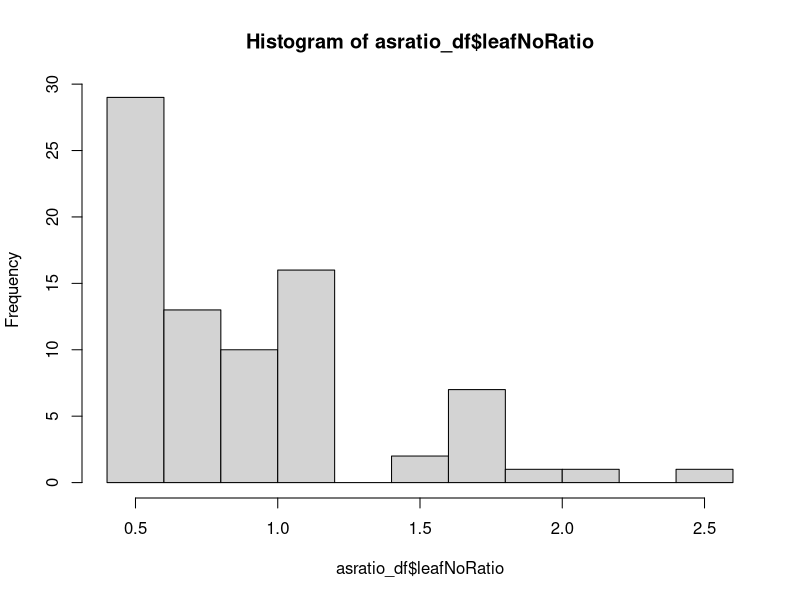
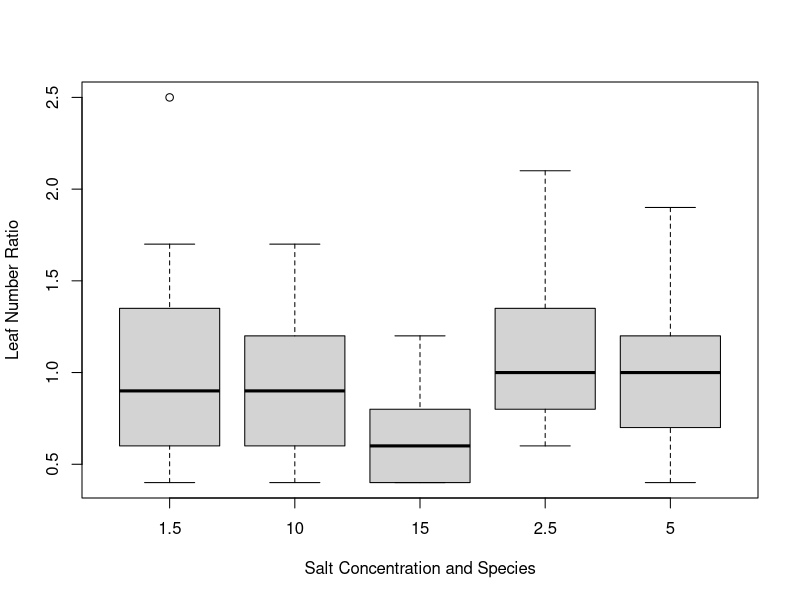
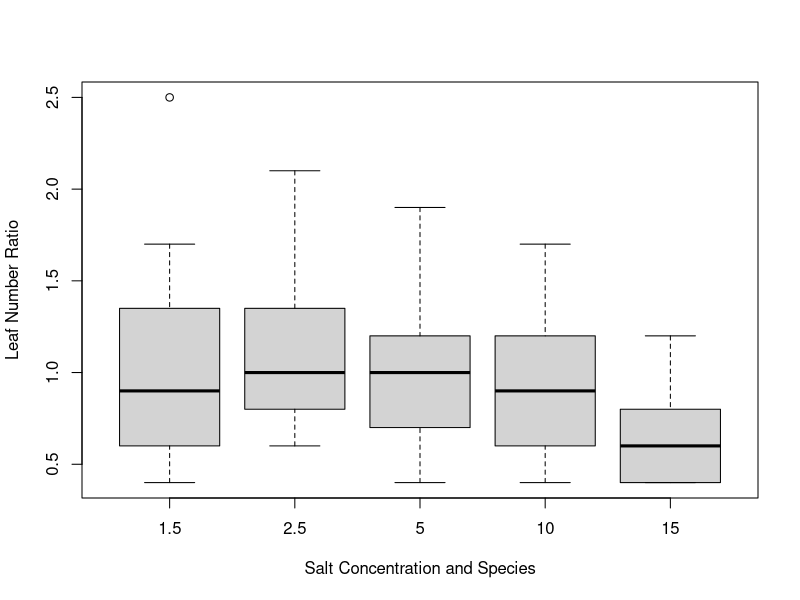
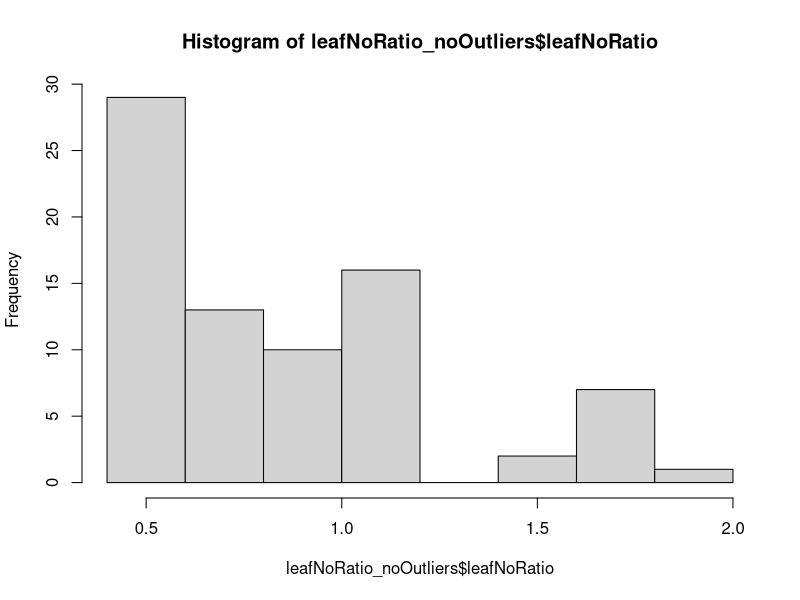
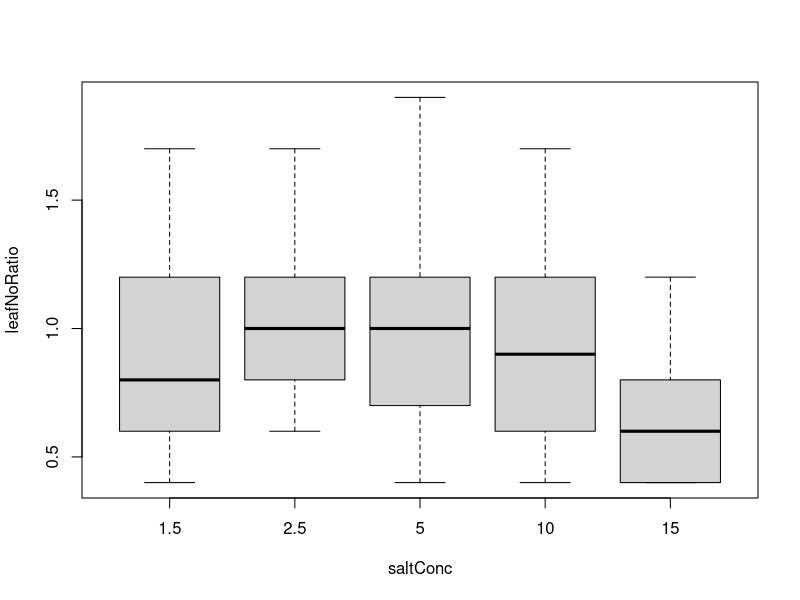
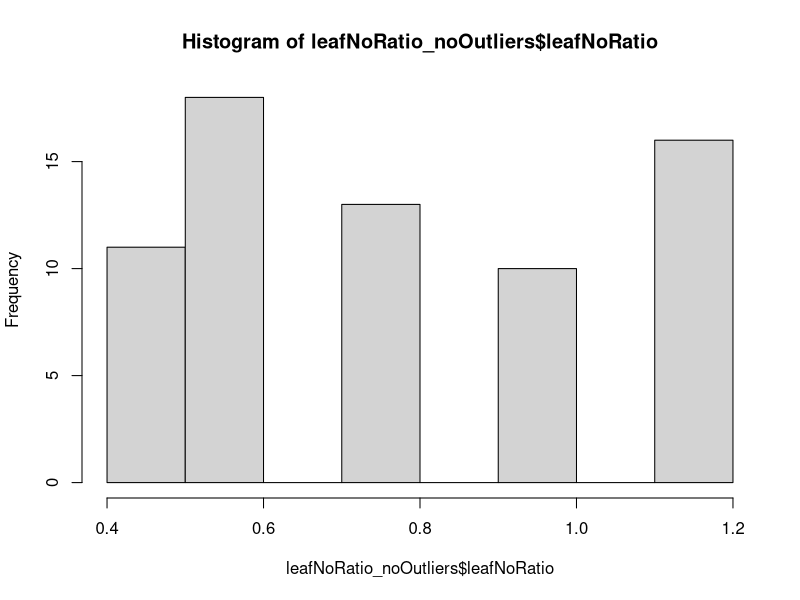
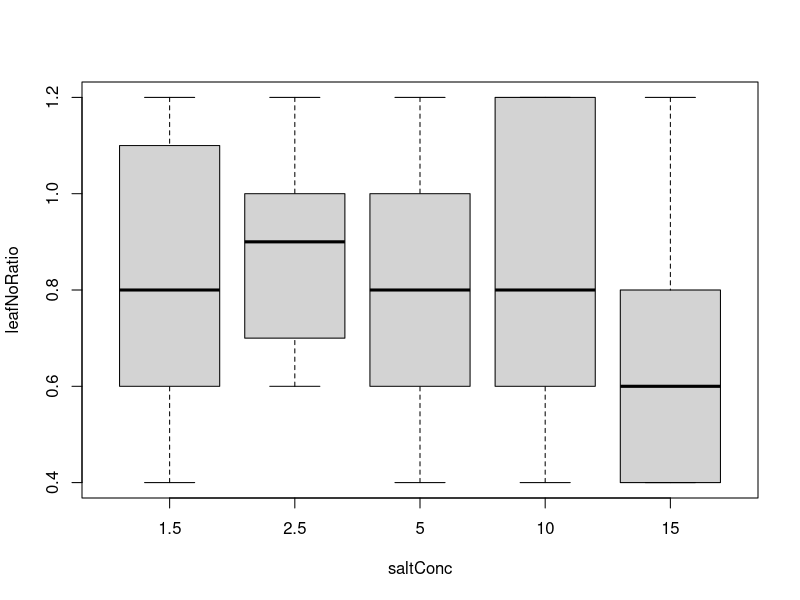
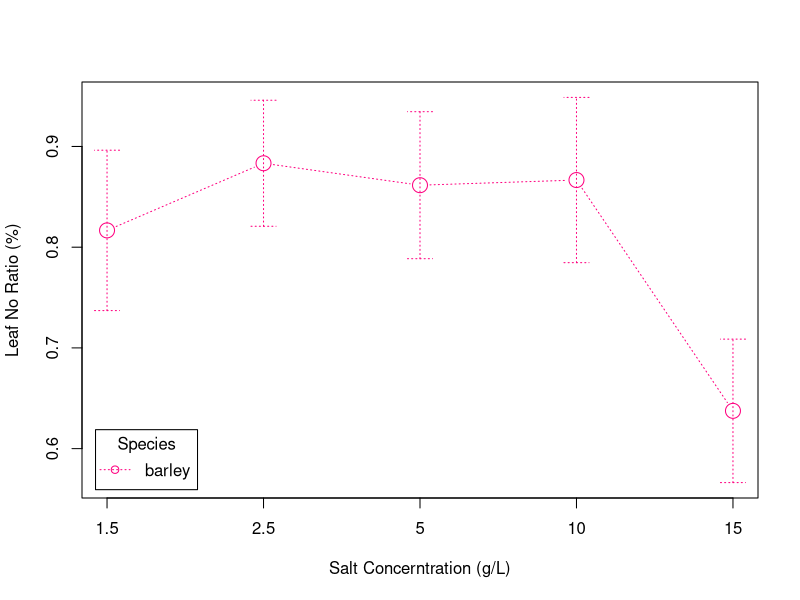

Write R code to recreate these figures, in order.
# ******************************************************************************

###                     Rex and Sof's Salinity Workshop                      ###

# ******************************************************************************

# ******************************************************************************

# Salinity Data Analysis ----------------

# ******************************************************************************

# first, we're going to clear the data from our global environment, so we have a 
# fresh start

rm(list = ls())


# Let's import our data. If working on a Flinders Uni computer, 
###put it on your U drive or you WILL lose all your work!

# the folder we are working in is called our "working directory". It is good 
# convention to keep everything you're working on in this folder. You can check 
# you're using the correct working directory by using 
getwd()

# if the working directory isn't the folder you want to use, you can use 
# setwd("xxxx enter filepath here xxx") # to set your working directory. 
# your data should be saved in your working directory folder. You can then easily
# access this data:

all_data <- na.omit(data.frame(read.csv("Salinity_data.csv")))  
# read.csv will import the data from our working directory
head(all_data) 
# note that we now have all_data in our global environment, which is ##### observations 
# of #### variables

# and we can check that everything looks right
str(all_data)
summary(all_data)

# To standardise our results, we have calculated each variable as 
# a ratio of the mean of the control. 
# We are going to analyse the response variables leaf_no_ratio, shoot_height_ratio, 
# root_length_ratio, fw_shoot_root_ratio, dw_shoot_root_ratio, shoot_moisture, and root_moisture.


# Before we get into it, let's make sure our data is formatted so that we can work 
# with it easily. This can be tedious, but saves time in the long run

# Let's assign all of the variables we're going to use to their own object. 

species <- all_data$species
saltConc <- as.character(all_data$salt_conc) 
# salt concentration would automatically be numerical, we want it to be character, because we're 
# using it as a categorical variable.
leafNoRatio <- all_data$leaf_no_ratio
shootHtRatio <- all_data$shoot_height_ratio
rootLnRatio <- all_data$root_length_ratio
fwShootRoot <- all_data$fw_shoot_root_ratio
dwShootRoot <- all_data$dw_shoot_root_ratio
shootMoist <- all_data$shoot_moisture
rootMoist <- all_data$root_moisture
totMoist <- all_data$total_moisture

# While we do this, we're going to exclude the controls for the "leaf number-", 
# "shoot height-" and "root length (ratio to control mean)" variables. We're going 
# to combine them into dataframes with the species and salt concentration
# because we want to make sure we have the same number of observations for each of these variables.

asratio_df1 <- cbind.data.frame(species, saltConc, leafNoRatio, shootHtRatio, rootLnRatio)
asratio_df <- asratio_df1[asratio_df1$saltConc>0,] 
# this will ensure that all salt concentrations in this dataframe are greater than 0
                             
# we can get the summary for any of these variables and see the datatypes, etc
summary(asratio_df)
str(asratio_df)

# and we can check how many replicates we have for each treatment
table(asratio_df$species, asratio_df$saltConc)

# and we'll just make a dataframe of the rest of the variables, because it makes 
# plotting easier down the track:
alldata_df <- cbind.data.frame(species, saltConc, fwShootRoot, dwShootRoot, 
                               shootMoist, rootMoist, totMoist)

### remember, we have TWO DATA FRAMES  - one with the ratios, one with the remainder of 
##the variables - which means that you don't find fwShootRoot in asratio_df, for example!

# Next, we need to perform some assumption testing. This is like checking in the 
# pantry to see what ingredients you have. If you have eggs, flour, milk, and sugar, 
# you can make a cake. If you have eggs, milk, bacon and cheese
# you can make an omelette. We want to do a one-way ANOVA, but we need to check 
# that we have all of the ingredients, first. 
# The assumptions (ingredients) of an ANOVA are:
#     > normally distributed data
#     > homogeneity of variances
#     > data are independent (we know our data are independent because the plants 
# were grown in their own pots, and don't influence each other either way.)


# Leaf Number as a Ratio of Control Mean ----------------------------------

# first, we're going to analyse the plant's leaf number as a ratio to the mean control in 
# response to salinity level.

# Let's check our assumptions:

### Assumption 1: data are normally distributed
# The central limit theorem tells us that When we have a sample size large enough 
# (n > 30), the sampling distribution will be normal, regardless of the distribution 
# of the data. However, it's good practice to report your assumption testing in 
# your statistical methods section. 
# We are going to use the Shapiro-Wilk method to test normality. 
# the null hypothesis is that sample distribution is normal. If the test is significant, 
# the distribution is non-normal. 
# If our p-value is > 0.05, we can assume that our data is normally distributed.

# We just extract the column needed from our relevant dataset, and we can do this 
# within the shapiro.test function
shapiro.test(asratio_df$leafNoRatio)
#Is this normal? 

# we can visually assess distribution using histograms 
hist(asratio_df$leafNoRatio)


# if we compare the results from our normality tests with our histograms, we can 
# see whether our data are normally distributed or how badly the data are not normal, in this case.

# Sometimes, to bring our data closer to normality, we can remove some outliers. In this year's experiments, it's particularly relevant because some plants grew so quick that they developed far more leaves than would be expected. You can see this in the histogram already.

# We need to explore this visually using boxplots, for both our species and our salt concentration. 

# we're going to use the package 'RcmdrMisc' to make some plots to visualise our group differences. This first needs
#installing like so:

#install.packages("RcmdrMisc")
library(RcmdrMisc)
library(dplyr)
library(ggpubr)


#plot leaf number as ratio to control mean by groups "salt concentration"
# colour box plot by second group "species"

boxplot(leafNoRatio ~ saltConc, data = asratio_df,
        xlab = "Salt Concentration and Species",
        ylab = "Leaf Number Ratio"
        ) ### Here the data on the x-axis is out of order, 
          ###so we will re-arrange the data

# Define the desired order for saltConc
desired_salt_order <- c("1.5", "2.5", "5", "10", "15")
#Reorder the factor levels in the data frame
asratio_df$saltConc <- factor(asratio_df$saltConc, levels = desired_salt_order)
#Verify the new order
levels(asratio_df$saltConc)

boxplot(leafNoRatio ~ saltConc, data = asratio_df,
        xlab = "Salt Concentration and Species",
        ylab = "Leaf Number Ratio"
)

# In this case, we can see that there are some outliers present. Generally, outliers
# are classed as numbers outside of 1.5 * the interquartile range. 
# we are going to remove these outliers. Make sure to give justification for this removal in your methods section.

# first, we work out what our first and third quartiles are for our data:
quartiles <- quantile(asratio_df$leafNoRatio, probs=c(.25, .75), na.rm = FALSE)
# and determine the interquartile range (IQR) 
IQR <- IQR(asratio_df$leafNoRatio)

# Then we find our lower and upper limits:
Lower <- quartiles[1] - 1.5*IQR
Upper <- quartiles[2] + 1.5*IQR 

# and reassign any data above the lower threshold and below the upper threshold to a new dataframe, 
# which we will use for the analysis.
leafNoRatio_noOutliers <- filter(asratio_df, leafNoRatio > Lower & leafNoRatio < Upper )


# let's check how many replicates we have for each, now

table(leafNoRatio_noOutliers$species, leafNoRatio_noOutliers$saltConc)

# After relevant outliers are removed, we can then re-test for normality using our Shapiro-Wilk tests.
shapiro.test(leafNoRatio_noOutliers$leafNoRatio)

# we still have a significant p-value, but let's check out our histogram and plot data points
hist(leafNoRatio_noOutliers$leafNoRatio)

desired_salt_order <- c("1.5", "2.5", "5", "10", "15")
leafNoRatio_noOutliers$saltConc <- factor(leafNoRatio_noOutliers$saltConc, levels = desired_salt_order)
levels(leafNoRatio_noOutliers$saltConc)

boxplot(leafNoRatio ~ saltConc, data = leafNoRatio_noOutliers, 
        xlab = "saltConc",
        ylab = "leafNoRatio"
)

# looks pa bit better but the histogram shows us that there are clearly some huge outliers above 1.4 that are probably still plants that underwent a growth spurt that made their leaf growth totally different to the othe plants. These are not comparable to all the other plants, which is why we here decide to remove them. 

#NB: we don't remove the outliers because they are inconvenient - we have a good biological reason to exclude them. It is extremely important to be transparent and have a good reason for outlier removal, otherwise you are just massaging your data! So make sure you include the reason for the removal in your write-up.

leafNoRatio_noOutliers <- filter(asratio_df, leafNoRatio < 1.4 )

# Re-test for normality using our Shapiro-Wilk tests. It's still not great
shapiro.test(leafNoRatio_noOutliers$leafNoRatio)

# But our histogram now shows that the values are all more or less part of the same distribution. Because ANOVAs are relatively robust to violations of non-normality, we will choose to continue here but just make sure you mention that the normality criterion was violated.
hist(leafNoRatio_noOutliers$leafNoRatio)

boxplot(leafNoRatio ~ saltConc, data = leafNoRatio_noOutliers, 
        xlab = "saltConc",
        ylab = "leafNoRatio"
)


### Assumption 2: variances are homogeneous

# the Levene's test for Homogeneity of Variance (in the 'car' package) will tell us if our variances are homogeneous - 
# that is, that all population variances are equal. A p - value < 0.05 will suggest that variances are significantly 
# different and that this assumption has been violated
# install.packages("car")
library(car) # access the car package

#run the test. Again, the test is highly significant but there is not much we can do about this. We will report these data as having violated both assumptions and keep going with that precaution.
leveneTest(leafNoRatio ~ species*saltConc, data = leafNoRatio_noOutliers)

### one-way ANOVA

# now that we have the ingredients (kind of), let's bake our lovely ANOVA cake!
# the null hypotheses for a one-way ANOVA are:
#       > there is no _difference_ in the means of factor A (barley and what don't have different mean leaf numbers)
#       > there is no _difference_ in the means of factor B (plants don't have different mean leaf numbers across salt concentrations)
#       > there is no _interaction_ between factor A and B. (i.e. the difference in leaf numbers in a salt concentration does not depend on whether we are looking at barley or wheat)
# if the p-value for our ANOVA is <0.05, we reject the null, and find that there 
# is a significant difference or interaction.
# If you get the following error "Error in leafNoRatio ~ saltConc : non-numeric argument to binary operator"
# you need to run this code: leafNoRatio_noOutliers$saltConc <- as.numeric(leafNoRatio_noOutliers$saltConc)

leafno.aov <- aov(leafNoRatio ~ saltConc, data = leafNoRatio_noOutliers)
summary(leafno.aov)


 # But what does this mean? To get a feeling for this, we can generate some summary statistics for our response data, depending on our two factors. This has nothing to do with the ANOVA but it allows you to look at the magnitudes of difference between means.
require("dplyr")
group_by(leafNoRatio_noOutliers, species, saltConc) %>%
  summarise(count = n(),mean = mean(leafNoRatio, na.rm = TRUE),
            sd = sd(leafNoRatio, na.rm = TRUE))

# the ANOVA tells us that there are differences group means, but we don't know 
# which pairs of groups are different. We can use a Tukey multiple pairwise comparisons 
# test to see where these differences lie. Since we only have two species, 
# only need to do this for our salt concentrations:


TukeyHSD(leafno.aov, which = "saltConc")
# when interpreting the output, diff: difference between means of the two groups, 
# lwr & upr: the lower and the upper end point of the confidence interval at 95%, 
# p adj: p-value after adjustment for the multiple comparisons.


### let's graph it!

# To visualise our data (and for our report), we need to generate a means plot.
# we are going to plot our response variable by groups "saltConc", and use the colours to show the species.
# we add error bars using mean_se
# we can explore the options for our plot using the help for plotMeans, 
# have a play and see what you think shows your results the best!

plotMeans(leafNoRatio_noOutliers$leafNoRatio,
          leafNoRatio_noOutliers$saltConc,
          leafNoRatio_noOutliers$species,
          error.bars = "se",
          xlab = ("Salt Concerntration (g/L)"),
          ylab = ("Leaf No Ratio (%)"),
          pch = 21,
          col = ("#ff007F"),
          main=(""),
          lty = 3,
          legend.pos = "bottomleft",
          legend.lab = "Species"
          )



# once we're happy with our plot, we click "export" and save it in our working folder.


# Congratulations! You've now gone through ALL code you will need to use for this prac!
# The next analyses use exactly the same functions as for the leafNoRatio variable. The
#code will now have fewer and fewer comments as you get more used to repeating the same
#analyses.

# Root length as a Ratio of Control Mean ----------------------------------

# Let's check our assumptions:

### Assumption 1: data are normally distributed
# let's do a shapiro-wilk test of normality on our rootLnRatio variable
shapiro.test(asratio_df$rootLnRatio)

# If the Sig. value of the Shapiro-Wilk Test is greater than 0.05, the data is normal. 
# If it is below 0.05, the data significantly deviate from a normal distribution.

# we can visually assess distribution using histograms 
hist(asratio_df$rootLnRatio)

# if we compare the results from our normality tests with our histograms, we can 
# see whether our data are normally distributed. In this case, the histogram looks pretty normal even though the normality test doesn't. 

# So it is worth testing for outliers again for both our species and our salt concentration. 

# plot root length as a ratio to control mean by groups "salt concentration"
# colour box plot by second group "species"


boxplot(rootLnRatio ~ saltConc, data = leafNoRatio_noOutliers, 
        xlab = "saltConc",
        ylab = "rootLnRatio"
)

# In this case, we can see that there are some outliers present. Generally, outliers
# are classed as numbers outside of 1.5 * the interquartile range. 
# we are going to remove these outliers. Make sure to give justification for this removal in your methods section.

# first, we work out what our first and third quartiles are for our data:
quartiles <- quantile(asratio_df$rootLnRatio, probs=c(.25, .75), na.rm = FALSE) 
# and determine the interquartile range (IQR)
IQR <- IQR(asratio_df$rootLnRatio)

# Then we find our lower and upper limits:
Lower <- quartiles[1] - 1.5*IQR
Upper <- quartiles[2] + 1.5*IQR 

# and reassign any data above the lower threshold and below the upper threshold to a new dataframe, 
# which we will use for the analysis.
rootLnRatio_noOutliers <- filter(asratio_df, rootLnRatio > Lower & rootLnRatio < Upper )

# After relevant outliers are removed, we can then re-test for normality using our Shapiro-Wilk tests.
shapiro.test(rootLnRatio_noOutliers$rootLnRatio)

# And double check using a histogram - this is now looking OK and we'll again note that we expect the ANOVA to be robust to the violation of normality because the data are at least clearly part of a coherent distribution.
hist(rootLnRatio_noOutliers$rootLnRatio)

# and have another look at our new boxplots:

boxplot(rootLnRatio ~ saltConc, data = rootLnRatio_noOutliers, 
        xlab = "saltConc",
        ylab = "rootLnRatio"
)

#We still clearly have some very high and very low outliers. But it would be a bit intransparent to just take them out, since there is no good reason to do so. We will therefore leave them here and continut.

table(rootLnRatio_noOutliers$species, rootLnRatio_noOutliers$saltConc)

### Assumption 2: variances are homogeneous

# Let's do our levene's test

leveneTest(rootLnRatio ~ species*as.character(saltConc), data = rootLnRatio_noOutliers)

# The variance is homogenous - phew - we're good to go!

### two-way ANOVA

rootLn.aov <- aov(rootLnRatio ~ saltConc, data = rootLnRatio_noOutliers)
summary(rootLn.aov)


# we can generate some summary statistics for our response data, depending on our two factors:

group_by(rootLnRatio_noOutliers, species, saltConc) %>%
  summarise(count = n(),mean = mean(rootLnRatio, na.rm = TRUE),
            sd = sd(rootLnRatio, na.rm = TRUE))

# Tukey's HSD will tell is where the differences between groups are

TukeyHSD(rootLn.aov, which = "saltConc")


### let's graph it!

plotMeans(rootLnRatio_noOutliers$rootLnRatio,
          rootLnRatio_noOutliers$saltConc,
          rootLnRatio_noOutliers$species,
          error.bars = "se",
          xlab = ("Salt Concerntration (g/L)"),
          ylab = ("Root Length Ratio (%)"),
          pch = 21,
          col = ("#ff007F"),
          main=(""),
          lty = 3,
          legend.pos = "bottomleft",
          legend.lab = "Species"
)


#Here you can also see that the outliers are not looking like they are obscuring a very clear picture. So, all good.

# don't forget to export your plot

# Shoot height as a Ratio of Control Mean ----------------------------------

# Let's check our assumptions:

### Assumption 1: data are normally distributed
# let's do a shapiro-wilk test of normality on our shoot height ratio variable
shapiro.test(asratio_df$shootHtRatio)

#What does this result mean?

# we can visually assess distribution using histograms 
hist(asratio_df$shootHtRatio)

# Let's look a little closer using boxplots:

boxplot(shootHtRatio ~ saltConc, data = asratio_df, 
        xlab = "saltConc",
        ylab = "shootHtRatio"
)

# Clearly some outliers, let's see if any of them are outside the IQR:

quartiles <- quantile(asratio_df$shootHtRatio, probs=c(.25, .75), na.rm = FALSE) 
IQR <- IQR(asratio_df$shootHtRatio)

Lower <- quartiles[1] - 1.5*IQR
Upper <- quartiles[2] + 1.5*IQR 

shootHtRatio_noOutliers <- filter(asratio_df, shootHtRatio > Lower & shootHtRatio < Upper )

# now we check again:
shapiro.test(shootHtRatio_noOutliers$shootHtRatio)
hist(shootHtRatio_noOutliers$shootHtRatio)
boxplot(shootHtRatio ~ saltConc, data = shootHtRatio_noOutliers, 
        xlab = "saltConc",
        ylab = "shootHtRatio"
)

#What do you notice here? Make sure you put this into your write-up!
table(shootHtRatio_noOutliers$species, shootHtRatio_noOutliers$saltConc)

# we still have some skew, and our shapiro-wilk test tells us that our data is not normal.
# however, since ANOVA are robust to deviations from normality, we will proceed and check 
# our next assumption:

### Assumption 2: variances are homogeneous
# Let's do our levene's test
leveneTest(shootHtRatio ~ species*as.character(saltConc), data =shootHtRatio_noOutliers)

# and we're good to go!

### one-way ANOVA


shootHt.aov <- aov(shootHtRatio ~ saltConc, data = shootHtRatio_noOutliers)
summary(shootHt.aov)

# summary statistics:
group_by(shootHtRatio_noOutliers, species, saltConc) %>%
  summarise(count = n(),mean = mean(shootHtRatio, na.rm = TRUE),
            sd = sd(shootHtRatio, na.rm = TRUE))

# Tukey's HSD will tell is where the differences between groups are

TukeyHSD(shootHt.aov, which = "saltConc")


### let's graph it!
plotMeans(shootHtRatio_noOutliers$shootHtRatio,
          shootHtRatio_noOutliers$saltConc,
          shootHtRatio_noOutliers$species,
          error.bars = "se",
          xlab = ("Salt Concerntration (g/L)"),
          ylab = ("Shoot Height Ratio (%)"),
          pch = 21,
          col = ("#ff007F"),
          main=(""),
          lty = 3,
          legend.pos = "bottomleft",
          legend.lab = "Species"
)

# don't forget to export your plot

### from here, you can either use your newfound knowledge to analyse the remaining five
### variables (this will put you in the running for an HD) or open and run the file 
### "workshop1_salinitycont.R" to work through our code.

###DO NOT CREATE A NEW FILE OR READ IN NEW DATA. JUST KEEP WORKING FROM THE BOTTOM OF THIS CODE ONWARDS. 
###REMEMBER THAT THE RATIOS AND THE REMAINING VARIABLES ARE IN DIFFERENT DATA FRAMES. IF YOU GET ERRORS, IT MIGHT BE THAT YOU ARE USING THE WRONG DATA FRAME.

### good luck!
